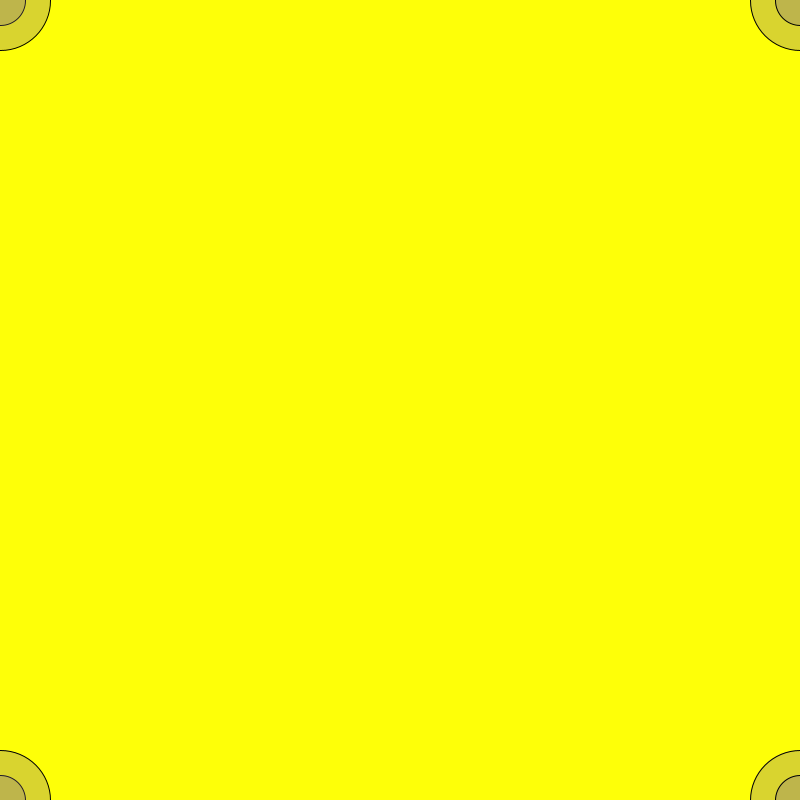
Frame 1 (no input)
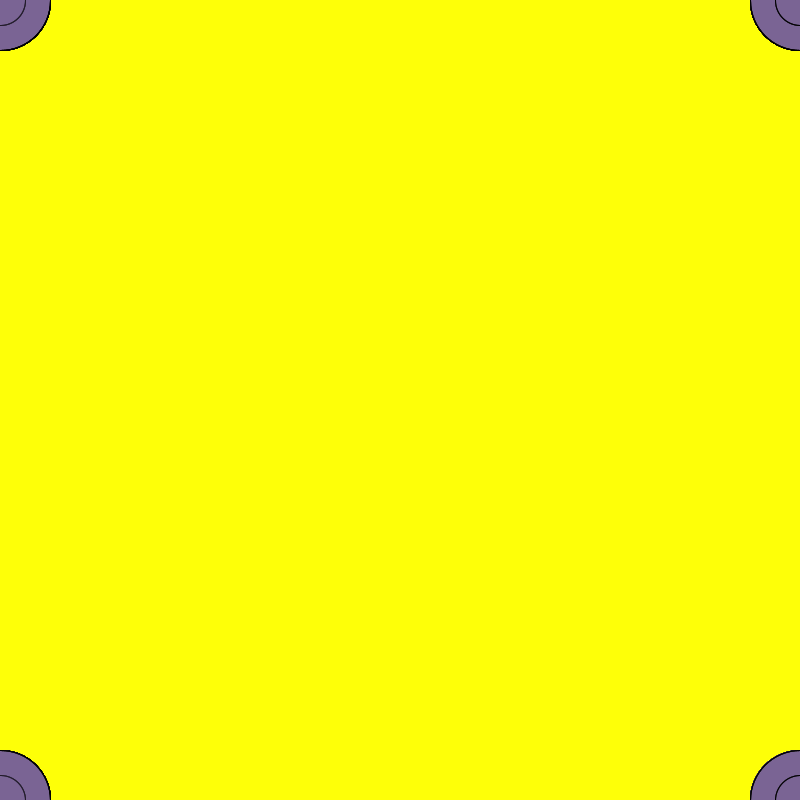
Frame 60 (the mouse pressed at the canvas centre just before this capture)
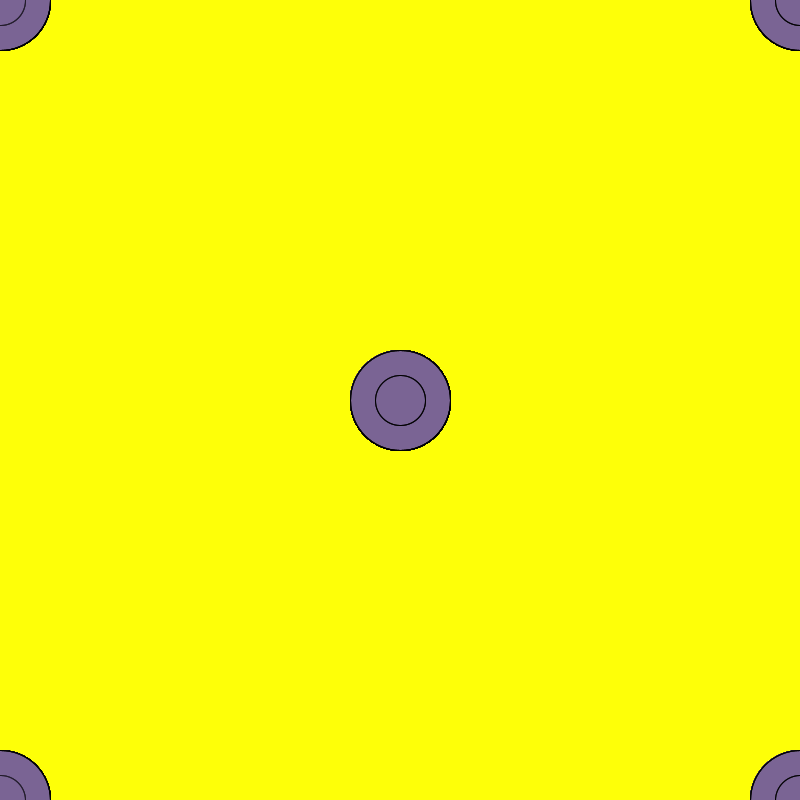
Frame 120 (the mouse held since frame 60 and released just before this capture)

The Processing sketch that drew these frames (run headless with seeded random() and noise(); from frame 60 on, the mouse is pressed at the canvas centre):

// Processing sketch: processing_186987
// ── processing_186987.pde

void setup() {
  background(254,255,8);
  size(800, 800);
}
void draw() {
fill(120,100,150,70);
  ellipse(mouseX, mouseY,50,50);
  ellipse(mouseY, mouseX,100, 100);
  ellipse(height-mouseY, width-mouseX,100, 100);
  ellipse(width-mouseX,height-mouseY,50, 50);
  ellipse(height-mouseY, mouseX,100, 100);
  ellipse(mouseX,height-mouseY,50, 50);
  ellipse(mouseY, width-mouseX,100,100);
  ellipse(width-mouseX,mouseY,50,50);
}
